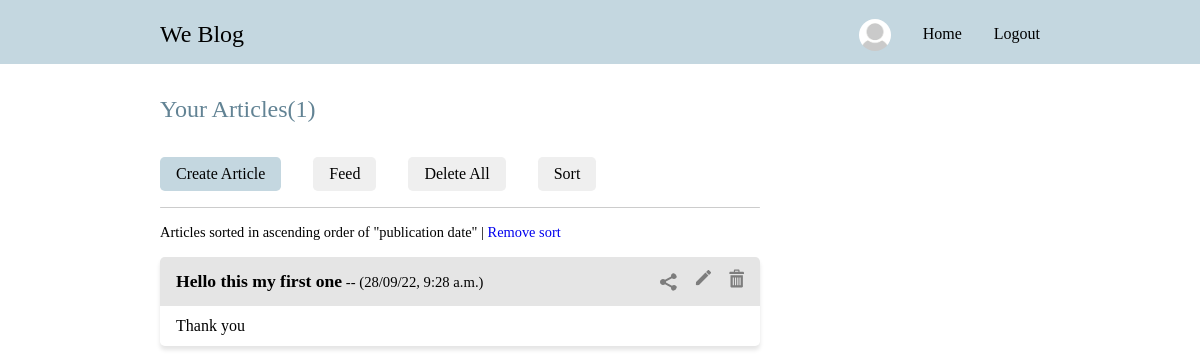
The page /Sortmine/ (signed in) on the database its author committed.
### blog/models.py (models this page shows, shortened)
class Profile(models.Model):
    user = models.OneToOneField(User, on_delete=models.CASCADE, null=True)
    pic = models.ImageField(default="Defaultprofilepic.jpg", upload_to='Profiles/')

class Article(models.Model):
    user = models.ForeignKey(User, on_delete=models.CASCADE, null=True)
    title=models.CharField(max_length=200)
    desc=models.TextField()
    date = models.DateTimeField(default=datetime.now)
    pic = models.ImageField(null = True, blank = True, upload_to='Articlepics/')

### blog/views.py (the view)
# urls.py: path('Sortmine/', views.Sortmine, name="Sortmine" ),
def Sortmine(request):
    return render(request, 'Yourarticles.html', {'Article':Article.objects.filter(user=request.user).order_by("date"),'Message':'Articles sorted in ascending order of "publication date" |','Click':'Remove sort'})

### Templates/Yourarticles.html (shortened to what this page needs)
{% load static %}
<!DOCTYPE html>
<html lang="en">
  <head>
    <link rel="stylesheet" href="{% static '/Css/Landingpage.css' %}" />
    <link rel="stylesheet" href="{% static '/Css/Home.css' %}" />
  </head>
  <body>
    <header>
      <a href="/"><span>We Blog</span></a>
      <ul>
        <a class="nohover" href="{% url 'Profile' %}"
          ><img src="{{user.profile.pic.url}}" alt="Profile"
        /></a>
        <a href="{% url 'Bloghome' %}">
          <li>Home</li>
        </a>
        <a href="{% url 'Logout' %}">
          <li>Logout</li>
        </a>
      </ul>
    </header>
    <div class="Main">
      <div class="Welcome">
        <h1>Your Articles({{Article.count}})</h1>
        <br />
      </div>
      <div class="Articlecontainer">
        <div class="oneside">
          <div class="Articleheader">
            <button class="Create" type="button" onclick="createarticle()">
              Create Article
            </button>
            <a href="{% url 'Bloghome' %}"
              ><button type="button">Feed</button></a
            >
            {% if Article %}
            <a
              ><button type="button" onclick="deleteall()">
                Delete All
              </button></a
            >
            <a href="{% url 'Sortmine' %}"
              ><button type="button">Sort</button></a
            >
            {% endif %}
          </div>
          <hr />
          <p class="Message">
            {{Message}} <a href="{% url 'Myarticles' %}">{{Click}}</a>
          </p>
          {% if Article %} {% for i in Article %}
          <div class="Article">
            <section>
              <p class="title" id="title-{{i.id}}">
                <b>{{i.title}}</b
                ><small>
                  -- ({{i.date | date:"j/m/y"}}, {{i.date | time}})</small
                >
              </p>
              <div class="Share" id="Share-{{i.id}}">
                <svg
                  width="17"
                  title="Share"
                  id="http://127.0.0.1:8000/Detail/{{i.id}}"
                  onclick="Copy(this)"
                  height="18"
                  viewBox="0 0 17 18"
                  fill="none"
                  xmlns="http://www.w3.org/2000/svg"
                >
                  <path
                    d="M0 9C0 10.654 1.346 12 3 12C3.794 12 4.512 11.685 5.049 11.18L11.04 14.604C11.022 14.734 11 14.864 11 15C11 16.654 12.346 18 14 18C15.654 18 17 16.654 17 15C17 13.346 15.654 12 14 12C13.206 12 12.488 12.315 11.951 12.82L5.96 9.397C5.978 9.266 6 9.136 6 9C6 8.864 5.978 8.734 5.96 8.603L11.951 5.18C12.488 5.685 13.206 6 14 6C15.654 6 17 4.654 17 3C17 1.346 15.654 0 14 0C12.346 0 11 1.346 11 3C11 3.136 11.022 3.266 11.04 3.397L5.049 6.82C4.496 6.29468 3.76273 6.00123 3 6C1.346 6 0 7.346 0 9Z"
                    fill="#7D7D7D"
                  />
                </svg>
                <a title="Edit" href="{% url 'Updatepost' i.id %}">
                </a>
                <a title="Delete" href="{% url 'Deletepost' i.id %}">
                </a>
              </div>
            </section>
            <div class="desc">
              <p>{{i.desc}}</p>
            </div>
          </div>
          {% endfor %} {% else %}
          <p>No articles here🥲</p>
          {% endif %}
        </div>
      </div>
    </div>
  </body>
</html>

### Static/Css/Landingpage.css (style rules this page uses)
:root { --radius: 0.3rem; --input: #ededed; --para-light: #595959; --para-dark: #000000; --ff: montserrat medium; --header-light: #242424; --horizantal-padding: 10rem; --primary-clr-800: #628394; --primary-clr-400: #c4d7e0; }
* { margin: 0; padding: 0; font-family: var(--ff); text-decoration: none; box-sizing: border-box; scroll-behavior: smooth; border-radius: var(--radius); }
::placeholder { color: #a7a7a7; }
header { display: flex; flex-wrap: wrap; border-radius: 0; max-height: 4rem; align-items: center; padding: 1rem var(--horizantal-padding); background-color: var(--primary-clr-400); }
header a { cursor: pointer; color: var(--para-dark); }
header img { top: 0.2rem; width: 2rem; height: 2rem; object-fit: cover; position: relative; border-radius: 50%; }
header span { font-size: 1.5rem; cursor: pointer; }
ul { gap: 2rem; display: flex; font-size: 1rem; list-style: none; margin-left: auto; place-items: center; }

### Static/Css/Home.css (style rules this page uses)
header { border-radius: 0px; position: sticky; top: 0; }
.Main { margin: 0 var(--horizantal-padding); }
hr { height: 1px; margin: 1rem 0; border-width: 0; background-color: #cccccc; }
h1 { font-weight: lighter; color: var(--primary-clr-800); font-size: 1.5rem; }
.Welcome { margin-top: 2rem; margin-bottom: 1rem; }
.Create { border: none; font-size: 1rem; padding: 0.5rem 1rem; background-color: var(--primary-clr-400); }
.Articlecontainer { gap: 5rem; display: flex; flex-wrap: wrap; }
.Articlecontainer button { border: none; font-size: 1rem; cursor: pointer; align-items: center; border-radius: var(--radius); padding: 0.5rem 1rem; }
.Articleheader { gap: 2rem; display: flex; flex-wrap: wrap; align-items: center; justify-content: flex-start; }
.Article { width: 50vw; margin: 1rem 0; box-shadow: 0px 4px 4px 0px #e5e5e5; }
.Article section { display: flex; gap: 2rem; line-height: 1.5rem; align-items: center; padding: 0.5rem 1rem; justify-content: space-between; border-radius: 0.3rem 0.3rem 0 0; background-color: #e5e5e5; }
.Articlecontainer .Article .desc { padding: 0.5rem 1rem; max-height: 26vh; overflow: hidden; line-height: 1.5rem; }
.Create { background-color: var(--primary-clr-400); }
.title { font-size: 1.1rem; line-height: 2rem; }
.Share { display: flex; gap: 1rem; place-items: center; }
.Message { font-size: 0.9rem; }

### rows shown on the page
Article: title "Hello this my first one", date "28/09/22", date "9:28 a.m.", desc "Thank you"

### other values the page prints
{{ Article.count }} "1"
{{ Message }} "Articles sorted in ascending order of \"publication date\" |"
{{ Click }} "Remove sort"
